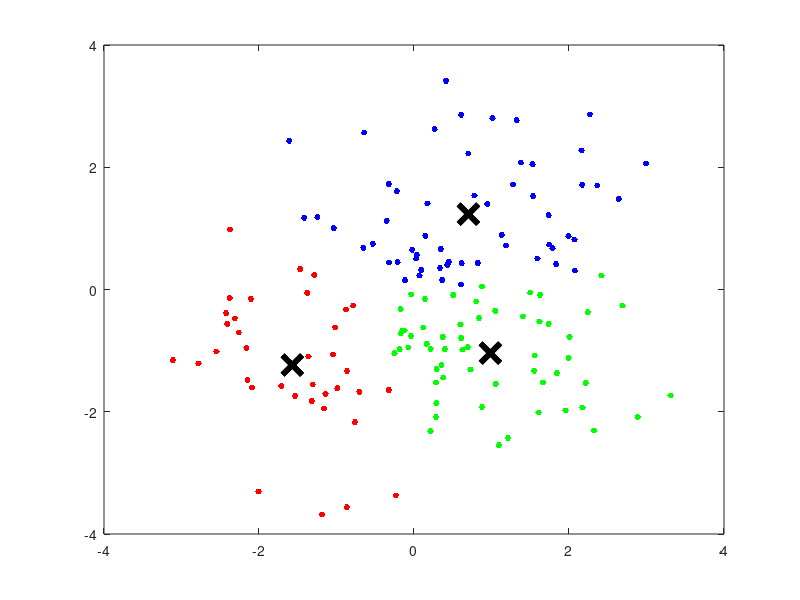

Write MATLAB code to recreate this figure. (Note: this script raises an error after producing the figure.)
%随机获取150个点
X = [randn(50,2)+ones(50,2);randn(50,2)-ones(50,2);randn(50,2)+[ones(50,1),-ones(50,1)]];
opts = statset('Display','final');

%调用Kmeans函数
%X N*P的数据矩阵
%Idx N*1的向量,存储的是每个点的聚类标号
%Ctrs K*P的矩阵,存储的是K个聚类质心位置
%SumD 1*K的和向量,存储的是类间所有点与该类质心点距离之和
%D N*K的矩阵，存储的是每个点与所有质心的距离;

[Idx,Ctrs,SumD,D] = kmeans(X,3,'Replicates',3,'Options',opts);

%画出聚类为1的点。X(Idx==1,1),为第一类的样本的第一个坐标；X(Idx==1,2)为第二类的样本的第二个坐标
plot(X(Idx==1,1),X(Idx==1,2),'r.','MarkerSize',14)
hold on
plot(X(Idx==2,1),X(Idx==2,2),'b.','MarkerSize',14)
hold on
plot(X(Idx==3,1),X(Idx==3,2),'g.','MarkerSize',14)

%绘出聚类中心点,kx表示是圆形
plot(Ctrs(:,1),Ctrs(:,2),'kx','MarkerSize',14,'LineWidth',4)
plot(Ctrs(:,1),Ctrs(:,2),'kx','MarkerSize',14,'LineWidth',4)
plot(Ctrs(:,1),Ctrs(:,2),'kx','MarkerSize',14,'LineWidth',4)

legend('Cluster 1','Cluster 2','Cluster 3','Centroids','Location','NW')

Ctrs
SumD
